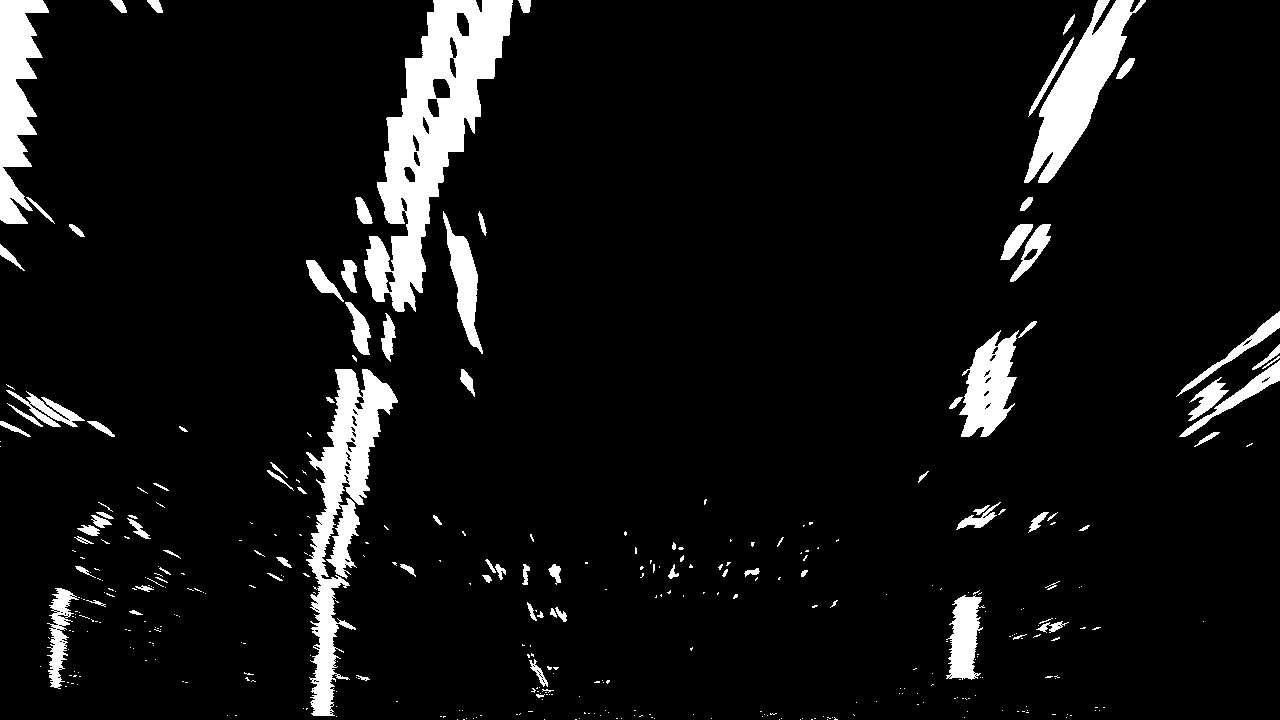
#> input picture step1/lesson9/review/warped_example.jpg, 1280 x 720 px
$ jupyter execute ex2_sliding_windows_and_fit_polynomial.ipynb   (older library calls are emulated)
#> lines starting #> are read from the running program, lines starting #| are printed output that depends on the picture; after the words box and inside, x2 and y2 are one past the last pixel; in counts of white or black regions, pixels touching at a corner belong together
# 滑窗和多边形拟合

在亮度直方图中，选取两个最高峰，作为车道线的起点，然后使用滑动窗口来确定车道线位置

[cell 1]
import numpy as np
import cv2
import matplotlib.pyplot as plt

import matplotlib.image as mpimg

### step1:将直方图分为两部分，每部分一条车道线

[cell 2]
binary_warped = mpimg.imread('warped_example.jpg')/255
#> binary_warped: shape (720, 1280) float64; min 0, max 1, mean 0.0726
print(binary_warped.shape,binary_warped)
#> (printed output is left out)
# Assuming you have created a warped binary image called "binary_warped"
# Take a histogram of the bottom half of the image
histogram = np.sum(binary_warped[binary_warped.shape[0]//2:,:], axis=0)
#> histogram = 1280 values, max 244.9 at index 327, min 0 at index 208, mean 20.28
# Create an output image to draw on and visualize the result
out_img = np.dstack((binary_warped, binary_warped, binary_warped))*255
print(out_img.shape)
#| (720, 1280, 3)
# Find the peak of the left and right halves of the histogram
# These will be the starting point for the left and right lines
print(histogram.shape)
#| (1280,)
plt.plot(histogram)
plt.show()
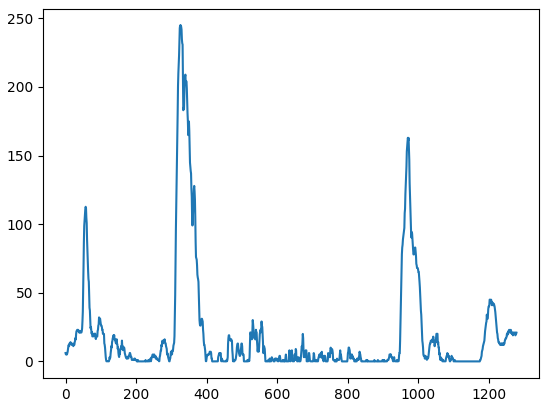
#> figure drawn by matplotlib, 1 panel; curve peaks at x = 327, y = 244.9

[cell 3]
midpoint = np.int(histogram.shape[0]//2)
#> midpoint = 640
print(midpoint)
#| 640
leftx_base = np.argmax(histogram[:midpoint])
#> leftx_base = 327
rightx_base = np.argmax(histogram[midpoint:]) + midpoint
#> rightx_base = 971

[cell 4]
leftx_base,rightx_base
#> Out = (327, 971)

### step2: 设置滑窗，窗口参数

[cell 5]
# HYPERPARAMETERS
# Choose the number of sliding windows
nwindows = 9
# Set the width of the windows +/- margin
#窗口宽度
margin = 100
# Set minimum number of pixels found to recenter window
#落入窗口的像素个数
minpix = 50

# Set height of windows - based on nwindows above and image shape
window_height = np.int(binary_warped.shape[0]//nwindows)
#> window_height = 80

# Identify the x and y positions of all nonzero (i.e. activated) pixels in the image
nonzero = binary_warped.nonzero()  #nonzero()返回非零元素的坐标
#> nonzero = 89486 positions, rows 0 to 719, columns 0 to 1279
print(nonzero)
#> (printed output is left out)
nonzeroy = np.array(nonzero[0])
nonzerox = np.array(nonzero[1])

y_low = 100
y_high=500
xleft_low=500
xleft_high=800
good_left_inds = ((nonzeroy >= y_low) & (nonzeroy < y_high) & (nonzerox >= xleft_low) &  (nonzerox < xleft_high)).nonzero()[0]
#> good_left_inds = [64882, 64883, 64884, 64885, 64932, 64933, 64934, 64935, 64990, 64991, 64992, 65041, 65042, 65043, 65044]
print(type(nonzero))
#| <class 'tuple'>
print(nonzeroy.shape)
#| (89486,)
print(len(nonzerox))
#| 89486
print(nonzerox)
#> (printed output is left out)
print("==="*88)
print(good_left_inds)
#| [64882 64883 64884 64885 64932 64933 64934 64935 64990 64991 64992 65041
#|  65042 65043 65044]


# Current positions to be updated later for each window in nwindows
leftx_current = leftx_base
#> leftx_current = 327
rightx_current = rightx_base
#> rightx_current = 971

# Create empty lists to receive left and right lane pixel indices
left_lane_inds = []
right_lane_inds = []

#### 设置窗口步骤：
1.遍历所有窗口nwindows；

2.找到当前窗口的边界(由leftx_current,rightx_current，margin确定)；

3.用cv2.rectangle()画图；

4.现在知道窗口边界，由nonzerox，nonzeroy确定有多少像素落入窗口中；

5.left_lane_inds and right_lane_inds;

6.if step4中的像素超过hyperparameter minpix，重新定位窗口位置(基于所有像素的中位数)

## Fit a polynomial

[cell 6]
import numpy as np
import matplotlib.image as mpimg
import matplotlib.pyplot as plt
import cv2

# Load our image
binary_warped = mpimg.imread('warped_example.jpg')
#> binary_warped is the input picture: shape (720, 1280); min 0, max 255, mean 18.5

[cell 7]
def find_lane_pixels(binary_warped):
    # Take a histogram of the bottom half of the image
    histogram = np.sum(binary_warped[binary_warped.shape[0]//2:,:], axis=0)
#> histogram = 1280 values, max 62445 at index 327, min 0 at index 208, mean 5170.2
    # Create an output image to draw on and visualize the result
    out_img = np.dstack((binary_warped, binary_warped, binary_warped))

    #step2.找到当前窗口的边界(由leftx_current,rightx_current，margin确定)；
    # Find the peak of the left and right halves of the histogram
    # These will be the starting point for the left and right lines
    midpoint = np.int(histogram.shape[0]//2)
#> midpoint = 640
    leftx_base = np.argmax(histogram[:midpoint])
#> leftx_base = 327
    rightx_base = np.argmax(histogram[midpoint:]) + midpoint
#> rightx_base = 971


    # HYPERPARAMETERS
    # Choose the number of sliding windows
    nwindows = 9
    # Set the width of the windows +/- margin
    margin = 100
    # Set minimum number of pixels found to recenter window
    minpix = 50

    # Set height of windows - based on nwindows above and image shape
    window_height = np.int(binary_warped.shape[0]//nwindows)
#> window_height = 80
    # Identify the x and y positions of all nonzero pixels in the image
    # 标定图像中所有非零的点坐标
    nonzero = binary_warped.nonzero()
#> nonzero = 89486 positions, rows 0 to 719, columns 0 to 1279
    nonzeroy = np.array(nonzero[0])
    nonzerox = np.array(nonzero[1])
    # Current positions to be updated later for each window in nwindows
    leftx_current = leftx_base
#> leftx_current = 327
    rightx_current = rightx_base
#> rightx_current = 971

    # Create empty lists to receive left and right lane pixel indices
    left_lane_inds = []
    right_lane_inds = []

    # Step through the windows one by one
    for window in range(nwindows):
        #step1:确定当前窗口边界
        # Identify window boundaries in x and y (and right and left)
        win_y_low = binary_warped.shape[0] - (window+1)*window_height
        win_y_high = binary_warped.shape[0] - window*window_height
        win_xleft_low = leftx_current - margin
        win_xleft_high = leftx_current + margin
        win_xright_low = rightx_current - margin
        win_xright_high = rightx_current + margin

        #step2:画框
        # Draw the windows on the visualization image
        cv2.rectangle(out_img,(win_xleft_low,win_y_low),
        (win_xleft_high,win_y_high),(0,255,0), 2)
        cv2.rectangle(out_img,(win_xright_low,win_y_low),
        (win_xright_high,win_y_high),(0,255,0), 2)


        #step3:统计落入框内点数
        # Identify the nonzero pixels in x and y within the window #
        # good_left_inds:元组的第0个元素，该元素为一个数组，保存非零的索引
        good_left_inds = ((nonzeroy >= win_y_low) & (nonzeroy < win_y_high) &
        (nonzerox >= win_xleft_low) &  (nonzerox < win_xleft_high)).nonzero()[0]

        print("good_left_inds",type(good_left_inds))
        print("good_left_inds：",good_left_inds)

        good_right_inds = ((nonzeroy >= win_y_low) & (nonzeroy < win_y_high) &
        (nonzerox >= win_xright_low) &  (nonzerox < win_xright_high)).nonzero()[0]

        # Append these indices to the lists
        left_lane_inds.append(good_left_inds)
        right_lane_inds.append(good_right_inds)

        # step5:框内点数超过minpix,更新框位置(取lane line像素点平均值作为新的x_current坐标)
        # If you found > minpix pixels, recenter next window on their mean position

        if len(good_left_inds) > minpix:
            leftx_current = np.int(np.mean(nonzerox[good_left_inds])) #nonzerox[good_left_inds]符合条件的x坐标，再求均值
        if len(good_right_inds) > minpix:
            rightx_current = np.int(np.mean(nonzerox[good_right_inds]))
#> this loop made 9 passes
#> (win_xleft_low, win_xleft_high, win_xright_low, win_xright_high, leftx_current, rightx_current) on passes 1 to 9: (227, 427, 871, 1071, 319, 968), (219, 419, 868, 1068, 327, 989), (227, 427, 889, 1089, 329, 1002), (229, 429, 902, 1102, 344, 977), (244, 444, 877, 1077, 366, 992), (266, 466, 892, 1092, 391, 1021), (291, 491, 921, 1121, 411, 1036), (311, 511, 936, 1136, 432, 1063), (332, 532, 963, 1163, 462, 1097)
#> (printed output is left out)
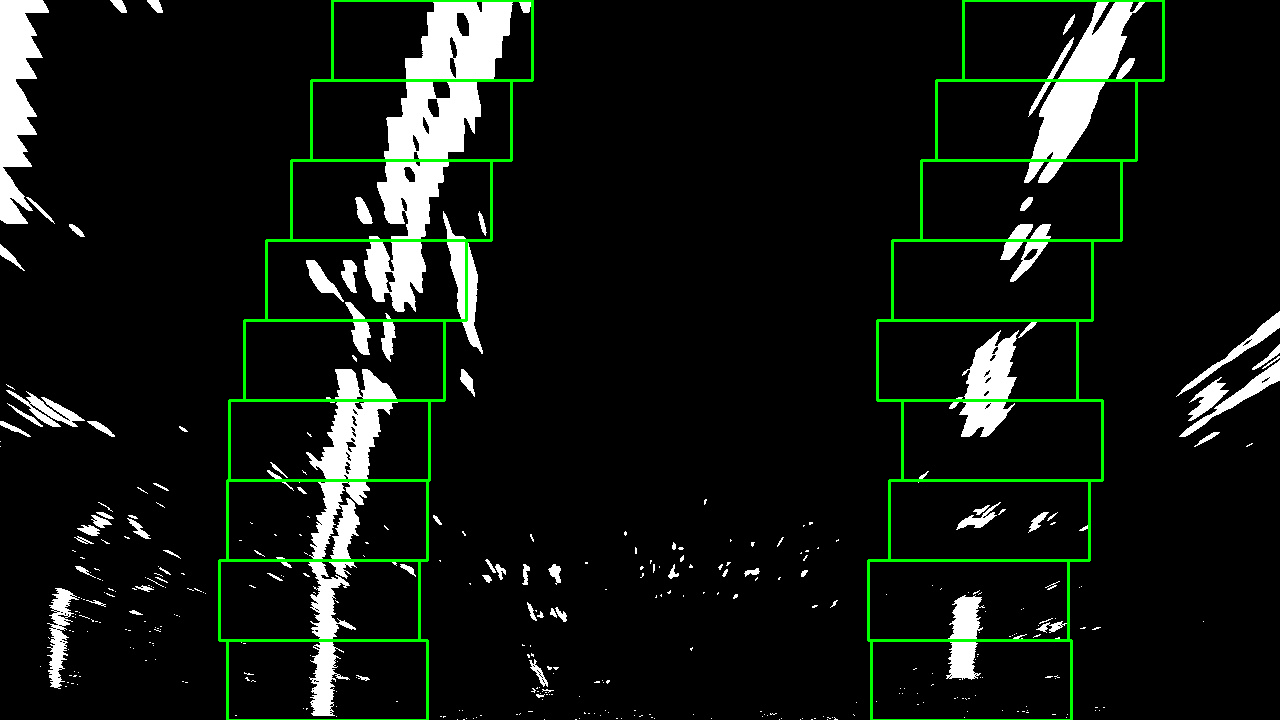
#> out_img: shape (720, 1280, 3); 2.18% of pixels changed, all inside (x1, y1, x2, y2) = (218, 0, 1165, 720); drawn as R, G, B
#> after the loop, left_lane_inds = 9 items; right_lane_inds = 9 items

    # Concatenate the arrays of indices (previously was a list of lists of pixels)
    try:
        left_lane_inds = np.concatenate(left_lane_inds)
        right_lane_inds = np.concatenate(right_lane_inds)
    except ValueError:
        # Avoids an error if the above is not implemented fully
        pass

    # Extract left and right line pixel positions
    leftx = nonzerox[left_lane_inds]
    lefty = nonzeroy[left_lane_inds]
    rightx = nonzerox[right_lane_inds]
    righty = nonzeroy[right_lane_inds]

    return leftx, lefty, rightx, righty, out_img

[cell 8]
def fit_polynomial(binary_warped):
    # Find our lane pixels first
    leftx, lefty, rightx, righty, out_img = find_lane_pixels(binary_warped)

     ## Visualization ##
    # Colors in the left and right lane regions
    out_img[lefty, leftx] = [255, 0, 0]
    out_img[righty, rightx] = [0, 0, 255]
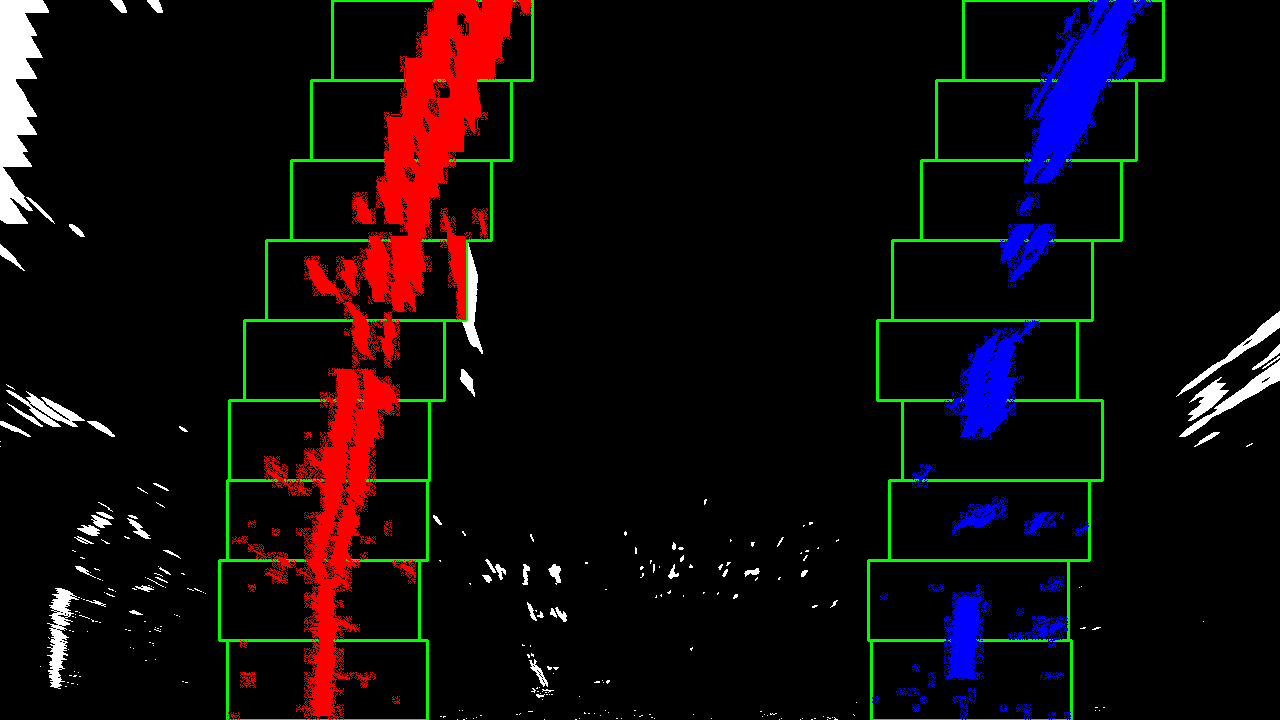
#> out_img: shape (720, 1280, 3); mean of channels 0, 1, 2 15.8, 9.5, 10.6; drawn as R, G, B

    mpimg.imsave('rectangle_line.png',out_img)
    # Fit a second order polynomial to each using `np.polyfit`
    left_fit = np.polyfit(lefty, leftx, 2)
#> left_fit = [0.000223, -0.391, 478.1]
    right_fit = np.polyfit(righty, rightx, 2)
#> right_fit = [0.00042, -0.48, 1115.2]

    # Generate x and y values for plotting
    ploty = np.linspace(0, binary_warped.shape[0]-1, binary_warped.shape[0] )
#> ploty = 720 values from 0 to 719
    try:
        left_fitx = left_fit[0]*ploty**2 + left_fit[1]*ploty + left_fit[2]
#> left_fitx = 720 values, max 478.1 at index 0, min 312.5 at index 719, mean 376.1
        right_fitx = right_fit[0]*ploty**2 + right_fit[1]*ploty + right_fit[2]
#> right_fitx = 720 values, max 1115.2 at index 0, min 978.2 at index 571, mean 1015.2
    except TypeError:
        # Avoids an error if `left` and `right_fit` are still none or incorrect
        print('The function failed to fit a line!')
        left_fitx = 1*ploty**2 + 1*ploty
        right_fitx = 1*ploty**2 + 1*ploty


    # Plots the left and right polynomials on the lane lines
    plt.plot(left_fitx, ploty, color='red')
    plt.plot(right_fitx, ploty, color='yellow')
    plt.show()
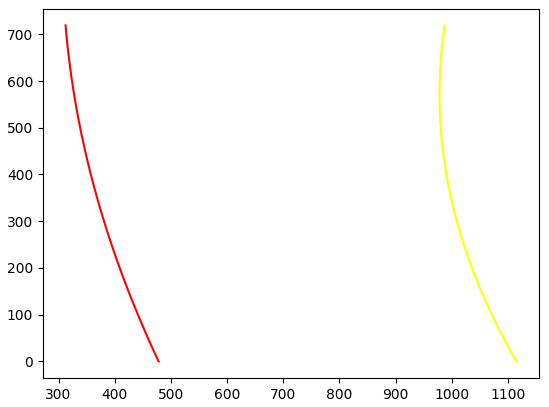
#> figure drawn by matplotlib, 1 panel

    return out_img

[cell 9]
out_img = fit_polynomial(binary_warped)

[cell 10]
# Plot the result
f, (ax1, ax2) = plt.subplots(1, 2, figsize=(24, 9))
f.tight_layout()
ax1.imshow(binary_warped)
ax1.set_title('Original Image', fontsize=50)

ax2.imshow(out_img)
ax2.set_title('fit polynomial', fontsize=50)
plt.subplots_adjust(left=0., right=1, top=0.9, bottom=0.)
plt.show()
